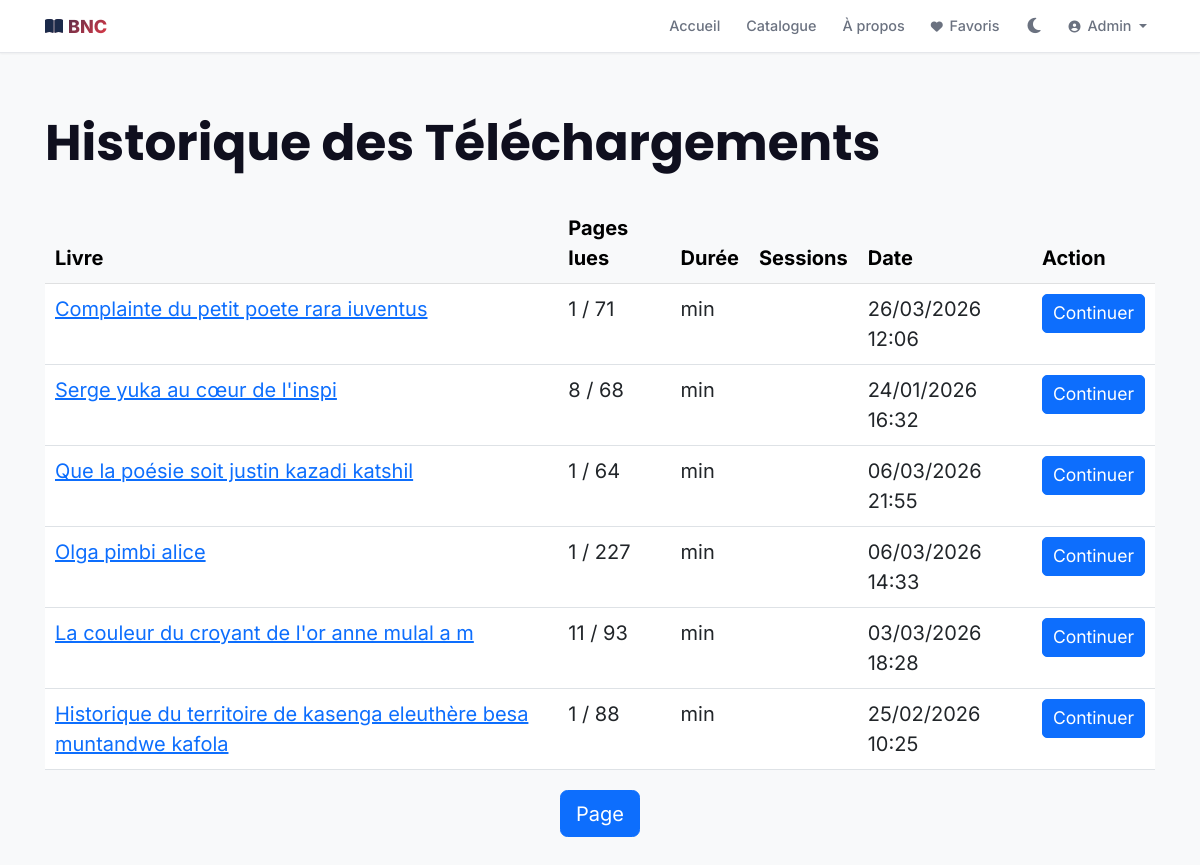
Page /fr/user/history/ (signed in) on the earlier database version.
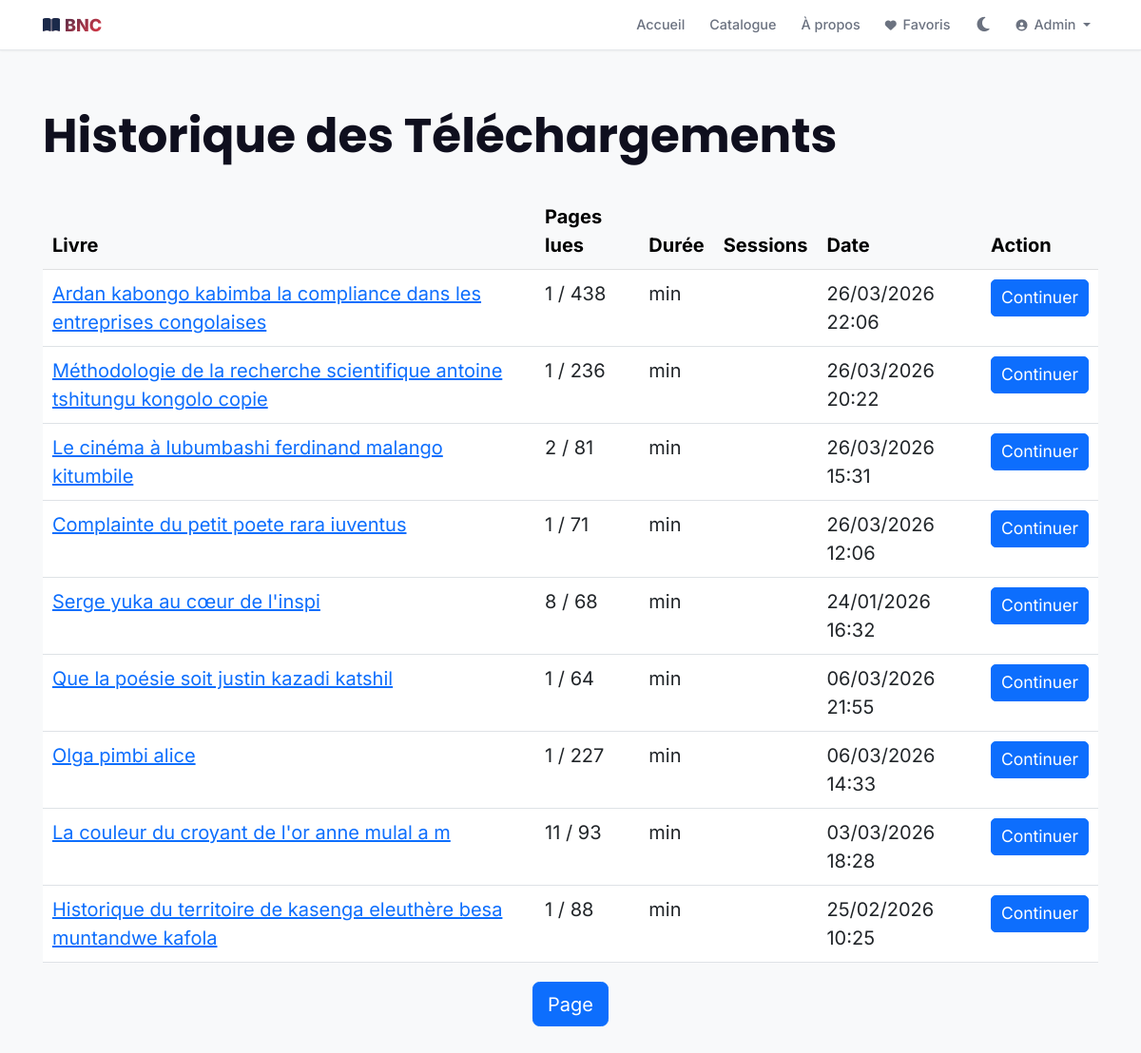
Same page on the later database version.
### catalogue/models.py (models this page shows, shortened)
class ReadingSession(models.Model):
    id = models.UUIDField(primary_key=True, default=uuid.uuid4, editable=False)
    user = models.ForeignKey(
        settings.AUTH_USER_MODEL,
        on_delete=models.CASCADE,
        related_name="reading_sessions"
    )
    book = models.ForeignKey(Book, on_delete=models.CASCADE, related_name="reading_sessions")
    start_time = models.DateTimeField(_("Début"))
    end_time = models.DateTimeField(_("Fin"), null=True, blank=True)
    duration_minutes = models.PositiveIntegerField(_("Durée (minutes)"), default=0)
    pages_read = models.PositiveIntegerField(_("Pages lues"), default=0)
    current_page = models.PositiveIntegerField(_("Page actuelle"), default=0)
    progress_percent = models.IntegerField(_("Progression (%)"), default=0)  # ✨ NOUVEAU
    is_completed = models.BooleanField(_("Complété"), default=False)
    created_at = models.DateTimeField(_("Créé"), auto_now_add=True)
    updated_at = models.DateTimeField(_("Modifié"), auto_now=True)
    class Meta:
        verbose_name = _("Session de lecture")
        verbose_name_plural = _("Sessions de lecture")
        ordering = ["-start_time"]
        indexes = [
            models.Index(fields=["user", "book"]),
            models.Index(fields=["is_completed"]),
            models.Index(fields=["progress_percent"]),  # ✨ Index pour requêtes rapides
        ]

class Book(models.Model):
    GENRE_CHOICES = [
        ("articles", _("Articles")),
        ("magasin", _("Magasin")),
        ("revues_scientifiques", _("Revues Scientifiques")),
        ("geographie_histoires", _("Géographie et Histoires")),
        ("theories_litteraires", _("Théories Littéraires")),
        ("tourisme", _("Tourisme")),
        ("hotellerie", _("Hôtellerie")),
        ("sport", _("Sport")),
        ("loisir", _("Loisir")),
        ("dev_personnel", _("Développement Personnel")),
        ("fiction", _("Fiction")),
        ("non_fiction", _("Non-fiction")),
        ("science", _("Science")),
        ("biography", _("Biographie")),
        ("poetry", _("Poésie")),
        ("other", _("Autre")),
    ]
    LANGUAGE_CHOICES = [
        ("fr", _("Français")),
        ("en", _("Anglais")),
        ("ar", _("Arabe")),
        ("de", _("Allemand")),
        ("es", _("Espagnol")),
        ("pt", _("Portugais")),
        ("sw", _("Swahili")),
        ("other", _("Autre")),
    ]
    id = models.UUIDField(primary_key=True, default=uuid.uuid4, editable=False)
    title = models.CharField(_("Titre"), max_length=255)
    description = models.TextField(_("Description"), blank=True)
    isbn = models.CharField(_("ISBN"), max_length=20, unique=True)
    pages_count = models.PositiveIntegerField(_("Nombre de pages"), null=True, blank=True)
    publication_date = models.DateField(_("Date de publication"), null=True, blank=True)
    language = models.CharField(
        _("Langue"),
        max_length=10,
        choices=LANGUAGE_CHOICES,
        default="fr"
    )
    genre = models.CharField(
        _("Genre"),
        max_length=50,
        choices=GENRE_CHOICES,
        default="other"
    )
    cover = models.ImageField(
        _("Couverture"),
        upload_to="books/covers/%Y/%m/",
        null=True,
        blank=True
    )
    pdf_file = models.FileField(
        _("Fichier PDF"),
        upload_to="books/pdf/%Y/%m/",
        null=True,
        blank=True
    )
    epub_file = models.FileField(
        _("Fichier EPUB"),
        upload_to="books/epub/%Y/%m/",
        null=True,
        blank=True
    )
    price = models.DecimalField(
        _("Prix"),
        max_digits=8,
        decimal_places=2,
        default=0,
        validators=[MinValueValidator(0)]
    )
    discount_percentage = models.IntegerField(
        _("Pourcentage de réduction"),
        default=0,
        validators=[MinValueValidator(0), MaxValueValidator(100)]
    )
    is_paid = models.BooleanField(_("Payant"), default=False)
    free_pages_count = models.PositiveIntegerField(
        _("Nombre de pages libres"),
        default=15,
        help_text=_("Nombre de pages accessibles gratuitement (0 = aucune preview)")
    )
    downloads_count = models.PositiveIntegerField(_("Nombre de téléchargements"), default=0)
    reads_count = models.PositiveIntegerField(_("Nombre de lectures"), default=0)
    rating = models.DecimalField(
        _("Note"),
        max_digits=3,
        decimal_places=2,
        default=0,
        validators=[MinValueValidator(0), MaxValueValidator(5)]
    )
    rating_count = models.PositiveIntegerField(_("Nombre d'évaluations"), default=0)
    authors = models.ManyToManyField(Author, through="AuthorBook", related_name="books", blank=True)
    libraries = models.ManyToManyField(Library, through="LibraryBook", related_name="books", blank=True)
    is_published = models.BooleanField(_("Publié"), default=True)
    created_at = models.DateTimeField(_("Créé"), auto_now_add=True)
    updated_at = models.DateTimeField(_("Modifié"), auto_now=True)
    class Meta:
        verbose_name = _("Livre")
        verbose_name_plural = _("Livres")
        ordering = ["-created_at"]
        indexes = [
            models.Index(fields=["isbn"]),
            models.Index(fields=["title"]),
            models.Index(fields=["is_published"]),
            models.Index(fields=["genre"]),
        ]

### users/views.py (the view)
# urls.py: path('history/', views.reading_history_view, name='reading_history'),
@login_required(login_url='users:login')
def reading_history_view(request):
    sessions = ReadingSession.objects.filter(user=request.user).select_related('book').order_by('-updated_at')
    context = {
        'sessions': sessions,
        'total_books_read': sessions.values('book').distinct().count(),
    }
    return render(request, 'user/downloads.html', context)

### catalogue/context_processors.py (called while the page is built)
def site_configuration(request):
    return {
        'site_config': SiteConfiguration.load()
    }

def featured_books(request):
    try:
        books = Book.objects.annotate(
            popularity_score = (
                Coalesce(F('reads_count'), 0) * 0.3 +
                Coalesce(F('downloads_count'), 0) * 0.4 +
                (Coalesce(F('rating'), 0) * 30)
            )
        ).filter(is_published=True).order_by('-popularity_score', '-created_at')[:8]
    except Exception:
        books = Book.objects.filter(is_published=True).order_by('-created_at')[:8]
    return {'featured_books': books}

def site_categories(request):
    try:
        categories = Category.objects.all()[:10]
    except Exception:
        categories = []
    return {'site_categories': categories}

def social_links(request):
    try:
        links = LienSocial.objects.filter(is_active=True)
    except Exception:
        links = []
    return {'liens_sociaux': links}

### catalogue/models.py (called while the page is built)
    @classmethod
    def load(cls):
        obj, created = cls.objects.get_or_create(pk=1)
        return obj

### templates/user/downloads.html (shortened to what this page needs)
{% extends 'base.html' %}
{% block content %}
<div class="container my-5">
    <h1 class="mb-4">Historique des Téléchargements</h1>
    {% if sessions %}
        <div class="table-responsive">
            <table class="table table-hover">
                <thead class="table-light">
                    <tr>
                        <th>Livre</th>
                        <th>Pages lues</th>
                        <th>Durée</th>
                        <th>Sessions</th>
                        <th>Date</th>
                        <th>Action</th>
                    </tr>
                </thead>
                <tbody>
                    {% for session in sessions %}
                        <tr>
                            <td>
                                <a href="{% url 'catalogue:book_detail' session.book.id %}">
                                    {{ session.book.title }}
                                </a>
                            </td>
                            <td>{{ session.current_page }} / {{ session.book.pages_count }}</td>
                            <td>{{ session.duration }} min</td>
                            <td>{{ session.sessions_count }}</td>
                            <td>{{ session.created_at|date:"d/m/Y H:i" }}</td>
                            <td>
                                <a href="{% url 'catalogue:book_detail' session.book.id %}" class="btn btn-sm btn-primary">
                                    Continuer
                                </a>
                            </td>
                        </tr>
                    {% endfor %}
                </tbody>
            </table>
        </div>
        <nav aria-label="Page navigation">
            <ul class="pagination justify-content-center">
                <li class="page-item active">
                    <span class="page-link">Page {{ sessions.number }}</span>
                </li>
            </ul>
        </nav>
    {% else %}
        <div class="alert alert-info">
            <i class="fas fa-info-circle"></i> Aucun téléchargement pour le moment.
        </div>
    {% endif %}
</div>
{% endblock %}

Differences in the rows shown:
added ReadingSession: book "Ardan kabongo kabimba la compliance dans les entreprises congolaises", current_page "1", book.pages_count "438", created_at "26/03/2026 22:06"
added ReadingSession: book "Méthodologie de la recherche scientifique antoine tshitungu kongolo copie", current_page "1", book.pages_count "236", created_at "26/03/2026 20:22"
added ReadingSession: book "Le cinéma à lubumbashi ferdinand malango kitumbile", current_page "2", book.pages_count "81", created_at "26/03/2026 15:31"
